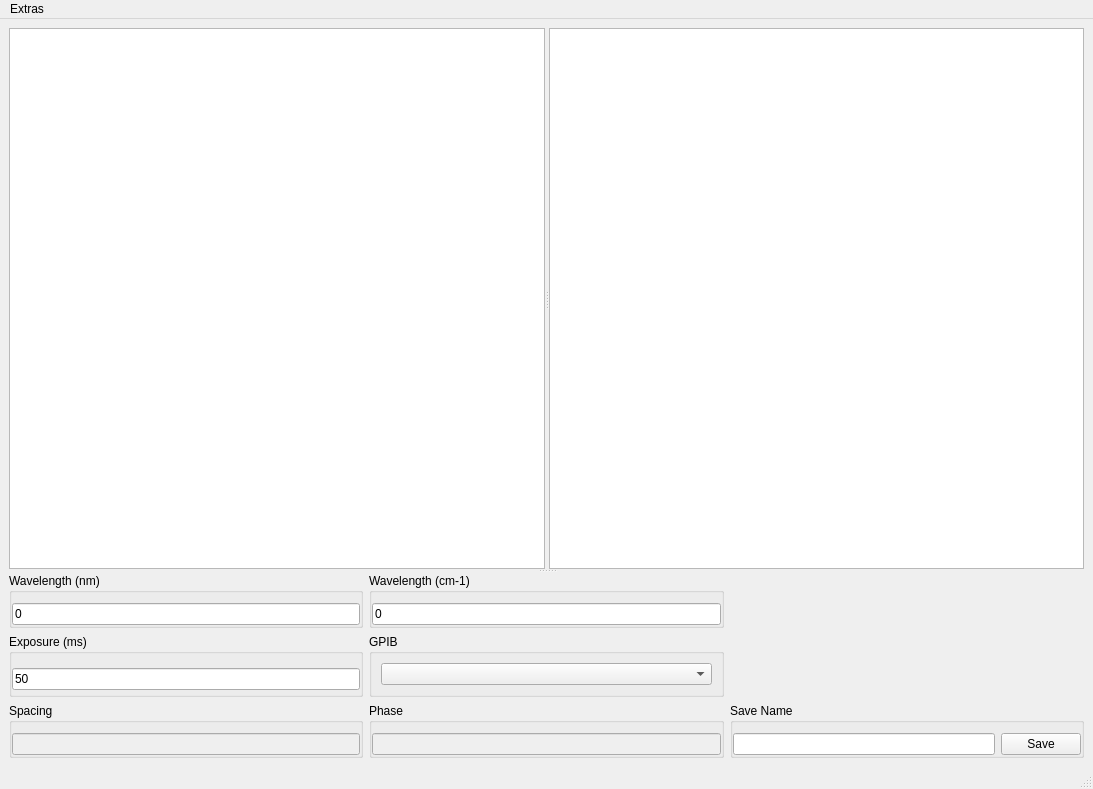
<?xml version="1.0" encoding="UTF-8"?>
<ui version="4.0">
 <class>ArduinoWavemeter</class>
 <widget class="QMainWindow" name="ArduinoWavemeter">
  <property name="geometry">
   <rect>
    <x>0</x>
    <y>0</y>
    <width>1093</width>
    <height>789</height>
   </rect>
  </property>
  <property name="windowTitle">
   <string>Arduino Wavemeter</string>
  </property>
  <widget class="QWidget" name="centralwidget">
   <layout class="QHBoxLayout" name="horizontalLayout_5">
    <item>
     <widget class="QSplitter" name="splitter_2">
      <property name="sizePolicy">
       <sizepolicy hsizetype="Preferred" vsizetype="Expanding">
        <horstretch>0</horstretch>
        <verstretch>0</verstretch>
       </sizepolicy>
      </property>
      <property name="orientation">
       <enum>Qt::Vertical</enum>
      </property>
      <widget class="QSplitter" name="splitter">
       <property name="sizePolicy">
        <sizepolicy hsizetype="Expanding" vsizetype="Preferred">
         <horstretch>0</horstretch>
         <verstretch>10</verstretch>
        </sizepolicy>
       </property>
       <property name="orientation">
        <enum>Qt::Horizontal</enum>
       </property>
       <widget class="PlotWidget" name="gRealSpace"/>
       <widget class="PlotWidget" name="gFFT"/>
      </widget>
      <widget class="QWidget" name="gridLayoutWidget">
       <layout class="QGridLayout" name="gridLayout">
        <item row="1" column="1">
         <widget class="QGroupBox" name="groupBox_4">
          <property name="title">
           <string>GPIB</string>
          </property>
          <property name="flat">
           <bool>true</bool>
          </property>
          <layout class="QHBoxLayout" name="horizontalLayout_4">
           <item>
            <widget class="QComboBox" name="cGPIB"/>
           </item>
          </layout>
         </widget>
        </item>
        <item row="1" column="0">
         <widget class="QGroupBox" name="groupBox_3">
          <property name="title">
           <string>Exposure (ms)</string>
          </property>
          <property name="flat">
           <bool>true</bool>
          </property>
          <layout class="QHBoxLayout" name="horizontalLayout_3">
           <property name="leftMargin">
            <number>0</number>
           </property>
           <property name="topMargin">
            <number>10</number>
           </property>
           <property name="rightMargin">
            <number>0</number>
           </property>
           <property name="bottomMargin">
            <number>0</number>
           </property>
           <item>
            <widget class="QFNumberEdit" name="tExposure">
             <property name="text">
              <string>50</string>
             </property>
            </widget>
           </item>
          </layout>
         </widget>
        </item>
        <item row="0" column="0">
         <widget class="QGroupBox" name="groupBox">
          <property name="title">
           <string>Wavelength (nm)</string>
          </property>
          <property name="flat">
           <bool>true</bool>
          </property>
          <layout class="QHBoxLayout" name="horizontalLayout">
           <property name="leftMargin">
            <number>0</number>
           </property>
           <property name="topMargin">
            <number>10</number>
           </property>
           <property name="rightMargin">
            <number>0</number>
           </property>
           <property name="bottomMargin">
            <number>0</number>
           </property>
           <item>
            <widget class="QLineEdit" name="tWavelengthnm">
             <property name="text">
              <string>0</string>
             </property>
             <property name="readOnly">
              <bool>true</bool>
             </property>
            </widget>
           </item>
          </layout>
         </widget>
        </item>
        <item row="0" column="1">
         <widget class="QGroupBox" name="groupBox_2">
          <property name="title">
           <string>Wavelength (cm-1)</string>
          </property>
          <property name="flat">
           <bool>true</bool>
          </property>
          <layout class="QHBoxLayout" name="horizontalLayout_2">
           <property name="leftMargin">
            <number>0</number>
           </property>
           <property name="topMargin">
            <number>10</number>
           </property>
           <property name="rightMargin">
            <number>0</number>
           </property>
           <property name="bottomMargin">
            <number>0</number>
           </property>
           <item>
            <widget class="QLineEdit" name="tWavelengthcm">
             <property name="text">
              <string>0</string>
             </property>
             <property name="readOnly">
              <bool>true</bool>
             </property>
            </widget>
           </item>
          </layout>
         </widget>
        </item>
        <item row="1" column="2">
         <spacer name="verticalSpacer">
          <property name="orientation">
           <enum>Qt::Vertical</enum>
          </property>
          <property name="sizeHint" stdset="0">
           <size>
            <width>20</width>
            <height>40</height>
           </size>
          </property>
         </spacer>
        </item>
        <item row="0" column="2">
         <spacer name="horizontalSpacer">
          <property name="orientation">
           <enum>Qt::Horizontal</enum>
          </property>
          <property name="sizeHint" stdset="0">
           <size>
            <width>40</width>
            <height>20</height>
           </size>
          </property>
         </spacer>
        </item>
        <item row="2" column="2">
         <layout class="QHBoxLayout" name="horizontalLayout_6">
          <item>
           <widget class="QGroupBox" name="gbSaveName">
            <property name="title">
             <string>Save Name</string>
            </property>
            <property name="flat">
             <bool>true</bool>
            </property>
            <layout class="QHBoxLayout" name="horizontalLayout_7">
             <property name="leftMargin">
              <number>0</number>
             </property>
             <property name="topMargin">
              <number>10</number>
             </property>
             <property name="rightMargin">
              <number>0</number>
             </property>
             <property name="bottomMargin">
              <number>0</number>
             </property>
             <item>
              <widget class="QLineEdit" name="tSaveName"/>
             </item>
             <item>
              <widget class="QPushButton" name="bSave">
               <property name="text">
                <string>Save</string>
               </property>
              </widget>
             </item>
            </layout>
           </widget>
          </item>
         </layout>
        </item>
        <item row="2" column="0">
         <widget class="QGroupBox" name="gbSpacing">
          <property name="title">
           <string>Spacing</string>
          </property>
          <property name="flat">
           <bool>true</bool>
          </property>
          <layout class="QHBoxLayout" name="horizontalLayout_8">
           <property name="leftMargin">
            <number>0</number>
           </property>
           <property name="topMargin">
            <number>10</number>
           </property>
           <property name="rightMargin">
            <number>0</number>
           </property>
           <property name="bottomMargin">
            <number>0</number>
           </property>
           <item>
            <widget class="QLineEdit" name="tSpacing">
             <property name="enabled">
              <bool>false</bool>
             </property>
            </widget>
           </item>
          </layout>
         </widget>
        </item>
        <item row="2" column="1">
         <widget class="QGroupBox" name="gbPhase">
          <property name="title">
           <string>Phase</string>
          </property>
          <property name="flat">
           <bool>true</bool>
          </property>
          <layout class="QHBoxLayout" name="horizontalLayout_9">
           <property name="leftMargin">
            <number>0</number>
           </property>
           <property name="topMargin">
            <number>10</number>
           </property>
           <property name="rightMargin">
            <number>0</number>
           </property>
           <property name="bottomMargin">
            <number>0</number>
           </property>
           <item>
            <widget class="QLineEdit" name="tPhase">
             <property name="enabled">
              <bool>false</bool>
             </property>
            </widget>
           </item>
          </layout>
         </widget>
        </item>
       </layout>
      </widget>
     </widget>
    </item>
   </layout>
  </widget>
  <widget class="QMenuBar" name="menubar">
   <property name="geometry">
    <rect>
     <x>0</x>
     <y>0</y>
     <width>1093</width>
     <height>21</height>
    </rect>
   </property>
   <widget class="QMenu" name="menuExtras">
    <property name="title">
     <string>Extras</string>
    </property>
    <addaction name="mExtrasDebugmode"/>
   </widget>
   <addaction name="menuExtras"/>
  </widget>
  <widget class="QStatusBar" name="statusbar"/>
  <action name="mExtrasDebugmode">
   <property name="checkable">
    <bool>true</bool>
   </property>
   <property name="text">
    <string>Debug Mode</string>
   </property>
  </action>
 </widget>
 <customwidgets>
  <customwidget>
   <class>QFNumberEdit</class>
   <extends>QLineEdit</extends>
   <header>InstsAndQt.customQt</header>
  </customwidget>
  <customwidget>
   <class>PlotWidget</class>
   <extends>QGraphicsView</extends>
   <header>pyqtgraph</header>
  </customwidget>
 </customwidgets>
 <resources/>
 <connections/>
</ui>
